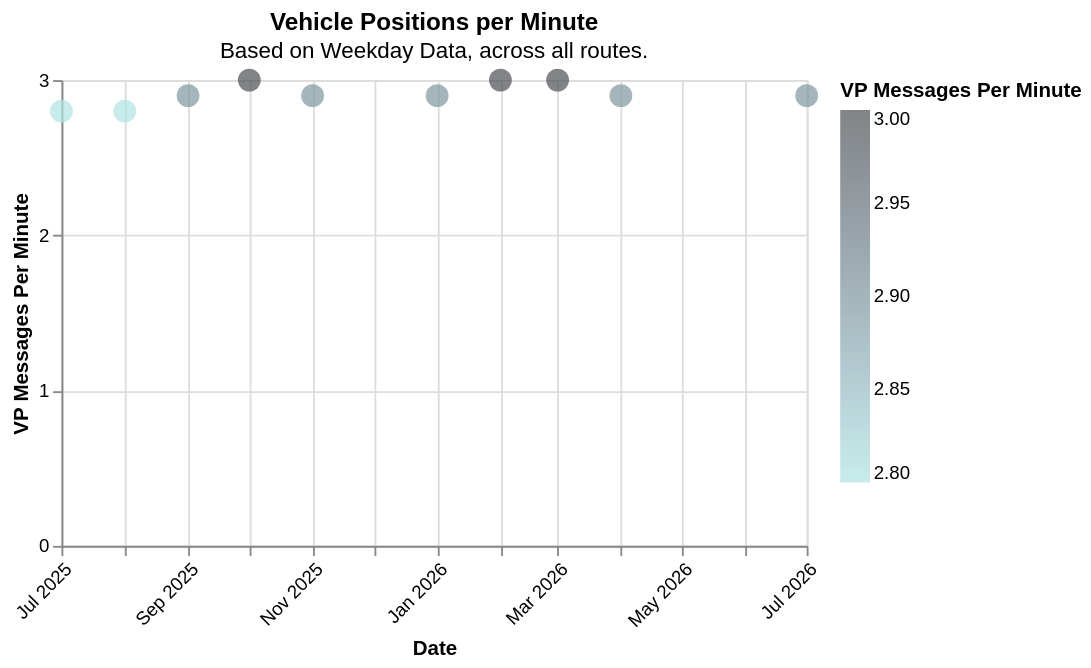

Notebook cell for this chart:
### Markdown cell above
## Vehicle Positions Overview

### Code cell
try:
    display(utils.create_vp_minute(operator_df))
    display(utils.create_vp_pct(operator_df))
except:
    display(Markdown(f"""{analysis_name} doesn't have vehicle positions information."""))

### Figure 1 — Vega-Lite specification as saved in the notebook (floating-point values rounded to 4 significant figures)
{"config": {"view": {"continuousWidth": 300, "continuousHeight": 300}}, "data": {"name": "data-d69424a2b4e612a2c248a8e01594fb0e"}, "mark": {"type": "circle", "size": 150}, "encoding": {"color": {"field": "VP Messages Per Minute", "scale": {"range": ["#b1e4e3", "#4b4f54"]}, "title": "VP Messages Per Minute", "type": "quantitative"}, "tooltip": [{"field": "Date", "type": "temporal"}, {"field": "VP Messages Per Minute", "type": "quantitative"}], "x": {"axis": {"format": "%b %Y", "labelAngle": -45}, "field": "Date", "title": "Date", "type": "temporal"}, "y": {"axis": {"values": [0, 1, 2, 3]}, "field": "VP Messages Per Minute", "scale": {"domain": [0, 3], "nice": false}, "title": "VP Messages Per Minute", "type": "quantitative"}}, "height": 250, "title": {"text": ["Vehicle Positions per Minute"], "subtitle": ["Based on Weekday Data, across all routes."]}, "width": 400, "$schema": "https://vega.github.io/schema/vega-lite/v6.1.0.json", "datasets": {"data-d69424a2b4e612a2c248a8e01594fb0e": [{"Date": "2025-09-01T00:00:00", "Analysis Name": "Alameda-Contra Costa Transit District", "Caltrans District": "04-Bay Area / Oakland", "VP Name": "Bay Area 511 Dumbarton Express VehiclePositions", "TU Name": "Bay Area 511 Dumbarton Express TripUpdates", "N Trips": 740, "Day Type": "Weekday", "Daily Trips": 74.0, "Ttl Service Hours": 639.0, "N Routes": 2, "N Days": 10, "N Shapes": 6, "N Stops": 72, "Daily Arrivals": 1548.0, "VP Messages Per Minute": 2.9, "N VP Trips": 516, "Daily VP Trips": 51.6, "Pct VP Trips": 69.7, "TU Messages Per Minute": 2.6, "N TU Trips": 574, "Daily TU Trips": 57.4, "Pct TU Trips": 77.5}, {"Date": "2026-07-01T00:00:00", "Analysis Name": "Alameda-Contra Costa Transit District", "Caltrans District": "04-Bay Area / Oakland", "VP Name": "Bay Area 511 Dumbarton Express VehiclePositions", "TU Name": "Bay Area 511 Dumbarton Express TripUpdates", "N Trips": 1584, "Day Type": "Weekday", "Daily Trips": 72.0, "Ttl Service Hours": 1419.0, "N Routes": 2, "N Days": 22, "N Shapes": 6, "N Stops": 72, "Daily Arrivals": 1468.0, "VP Messages Per Minute": 2.9, "N VP Trips": 1255, "Daily VP Trips": 57.0, "Pct VP Trips": 79.2, "TU Messages Per Minute": 2.7, "N TU Trips": 1372, "Daily TU Trips": 62.4, "Pct TU Trips": 86.6}, {"Date": "2026-06-01T00:00:00", "Analysis Name": "Alameda-Contra Costa Transit District", "Caltrans District": "04-Bay Area / Oakland", "VP Name": null, "TU Name": null, "N Trips": 60332, "Day Type": "Weekday", "Daily Trips": 4022.0, "Ttl Service Hours": 49710.0, "N Routes": 97, "N Days": 15, "N Shapes": 250, "N Stops": 4432, "Daily Arrivals": 184900.0, "VP Messages Per Minute": null, "N VP Trips": 0, "Daily VP Trips": 0.0, "Pct VP Trips": null, "TU Messages Per Minute": null, "N TU Trips": 0, "Daily TU Trips": 0.0, "Pct TU Trips": null}, {"Date": "2026-01-01T00:00:00", "Analysis Name": "Alameda-Contra Costa Transit District", "Caltrans District": "04-Bay Area / Oakland", "VP Name": "Bay Area 511 Dumbarton Express VehiclePositions", "TU Name": "Bay Area 511 Dumbarton Express TripUpdates", "N Trips": 1512, "Day Type": "Weekday", "Daily Trips": 72.0, "Ttl Service Hours": 1354.0, "N Routes": 2, "N Days": 21, "N Shapes": 6, "N Stops": 72, "Daily Arrivals": 1468.0, "VP Messages Per Minute": 2.9, "N VP Trips": 1178, "Daily VP Trips": 56.1, "Pct VP Trips": 77.9, "TU Messages Per Minute": 2.6, "N TU Trips": 1276, "Daily TU Trips": 60.8, "Pct TU Trips": 84.4}, {"Date": "2026-03-01T00:00:00", "Analysis Name": "Alameda-Contra Costa Transit District", "Caltrans District": "04-Bay Area / Oakland", "VP Name": "Bay Area 511 AC Transit Vehicle Position", "TU Name": "Bay Area 511 AC Transit Trip Updates", "N Trips": 113012, "Day Type": "Weekday", "Daily Trips": 5137.0, "Ttl Service Hours": 92330.0, "N Routes": 123, "N Days": 22, "N Shapes": 311, "N Stops": 4691, "Daily Arrivals": 234200.0, "VP Messages Per Minute": 3.0, "N VP Trips": 107374, "Daily VP Trips": 4881.0, "Pct VP Trips": 95.0, "TU Messages Per Minute": 3.0, "N TU Trips": 111646, "Daily TU Trips": 5075.0, "Pct TU Trips": 98.8}, {"Date": "2025-07-01T00:00:00", "Analysis Name": "Alameda-Contra Costa Transit District", "Caltrans District": "04-Bay Area / Oakland", "VP Name": "Bay Area 511 Dumbarton Express VehiclePositions", "TU Name": "Bay Area 511 Dumbarton Express TripUpdates", "N Trips": 1628, "Day Type": "Weekday", "Daily Trips": 74.0, "Ttl Service Hours": 1406.0, "N Routes": 2, "N Days": 22, "N Shapes": 6, "N Stops": 72, "Daily Arrivals": 1548.0, "VP Messages Per Minute": 2.8, "N VP Trips": 1192, "Daily VP Trips": 54.2, "Pct VP Trips": 73.2, "TU Messages Per Minute": 2.5, "N TU Trips": 1304, "Daily TU Trips": 59.3, "Pct TU Trips": 80.1}, {"Date": "2025-11-01T00:00:00", "Analysis Name": "Alameda-Contra Costa Transit District", "Caltrans District": "04-Bay Area / Oakland", "VP Name": "Bay Area 511 Dumbarton Express VehiclePositions", "TU Name": "Bay Area 511 Dumbarton Express TripUpdates", "N Trips": 1368, "Day Type": "Weekday", "Daily Trips": 72.0, "Ttl Service Hours": 1225.0, "N Routes": 2, "N Days": 19, "N Shapes": 6, "N Stops": 72, "Daily Arrivals": 1468.0, "VP Messages Per Minute": 2.9, "N VP Trips": 982, "Daily VP Trips": 51.7, "Pct VP Trips": 71.8, "TU Messages Per Minute": 2.7, "N TU Trips": 1085, "Daily TU Trips": 57.1, "Pct TU Trips": 79.3}, {"Date": "2025-12-01T00:00:00", "Analysis Name": "Alameda-Contra Costa Transit District", "Caltrans District": "04-Bay Area / Oakland", "VP Name": null, "TU Name": null, "N Trips": 0, "Day Type": "Weekday", "Daily Trips": 0.0, "Ttl Service Hours": 0.0, "N Routes": 0, "N Days": 1, "N Shapes": 0, "N Stops": 0, "Daily Arrivals": 0.0, "VP Messages Per Minute": null, "N VP Trips": 0, "Daily VP Trips": 0.0, "Pct VP Trips": null, "TU Messages Per Minute": null, "N TU Trips": 0, "Daily TU Trips": 0.0, "Pct TU Trips": null}, {"Date": "2025-10-01T00:00:00", "Analysis Name": "Alameda-Contra Costa Transit District", "Caltrans District": "04-Bay Area / Oakland", "VP Name": "Bay Area 511 AC Transit Vehicle Position", "TU Name": "Bay Area 511 AC Transit Trip Updates", "N Trips": 117794, "Day Type": "Weekday", "Daily Trips": 5122.0, "Ttl Service Hours": 95050.0, "N Routes": 123, "N Days": 23, "N Shapes": 301, "N Stops": 4704, "Daily Arrivals": 234500.0, "VP Messages Per Minute": 3.0, "N VP Trips": 114837, "Daily VP Trips": 4993.0, "Pct VP Trips": 97.5, "TU Messages Per Minute": 2.9, "N TU Trips": 117030, "Daily TU Trips": 5088.0, "Pct TU Trips": 99.4}, {"Date": "2026-04-01T00:00:00", "Analysis Name": "Alameda-Contra Costa Transit District", "Caltrans District": "04-Bay Area / Oakland", "VP Name": "Bay Area 511 Dumbarton Express VehiclePositions", "TU Name": "Bay Area 511 Dumbarton Express TripUpdates", "N Trips": 1584, "Day Type": "Weekday", "Daily Trips": 72.0, "Ttl Service Hours": 1419.0, "N Routes": 2, "N Days": 22, "N Shapes": 6, "N Stops": 72, "Daily Arrivals": 1468.0, "VP Messages Per Minute": 2.9, "N VP Trips": 1015, "Daily VP Trips": 46.1, "Pct VP Trips": 64.1, "TU Messages Per Minute": 2.7, "N TU Trips": 1124, "Daily TU Trips": 51.1, "Pct TU Trips": 71.0}, {"Date": "2025-08-01T00:00:00", "Analysis Name": "Alameda-Contra Costa Transit District", "Caltrans District": "04-Bay Area / Oakland", "VP Name": "Bay Area 511 Dumbarton Express VehiclePositions", "TU Name": "Bay Area 511 Dumbarton Express TripUpdates", "N Trips": 1554, "Day Type": "Weekday", "Daily Trips": 74.0, "Ttl Service Hours": 1342.0, "N Routes": 2, "N Days": 21, "N Shapes": 6, "N Stops": 72, "Daily Arrivals": 1548.0, "VP Messages Per Minute": 2.8, "N VP Trips": 1160, "Daily VP Trips": 55.2, "Pct VP Trips": 74.6, "TU Messages Per Minute": 2.5, "N TU Trips": 1281, "Daily TU Trips": 61.0, "Pct TU Trips": 82.4}, {"Date": "2026-05-01T00:00:00", "Analysis Name": "Alameda-Contra Costa Transit District", "Caltrans District": "04-Bay Area / Oakland", "VP Name": null, "TU Name": null, "N Trips": 15381, "Day Type": "Weekday", "Daily Trips": 5127.0, "Ttl Service Hours": 12570.0, "N Routes": 123, "N Days": 3, "N Shapes": 312, "N Stops": 4694, "Daily Arrivals": 234200.0, "VP Messages Per Minute": null, "N VP Trips": 0, "Daily VP Trips": 0.0, "Pct VP Trips": null, "TU Messages Per Minute": null, "N TU Trips": 0, "Daily TU Trips": 0.0, "Pct TU Trips": null}, {"Date": "2026-02-01T00:00:00", "Analysis Name": "Alameda-Contra Costa Transit District", "Caltrans District": "04-Bay Area / Oakland", "VP Name": "Bay Area 511 AC Transit Vehicle Position", "TU Name": "Bay Area 511 AC Transit Trip Updates", "N Trips": 101589, "Day Type": "Weekday", "Daily Trips": 5079.0, "Ttl Service Hours": 82820.0, "N Routes": 123, "N Days": 20, "N Shapes": 311, "N Stops": 4691, "Daily Arrivals": 231900.0, "VP Messages Per Minute": 3.0, "N VP Trips": 97161, "Daily VP Trips": 4858.0, "Pct VP Trips": 95.7, "TU Messages Per Minute": 2.9, "N TU Trips": 99745, "Daily TU Trips": 4987.0, "Pct TU Trips": 98.2}]}}
